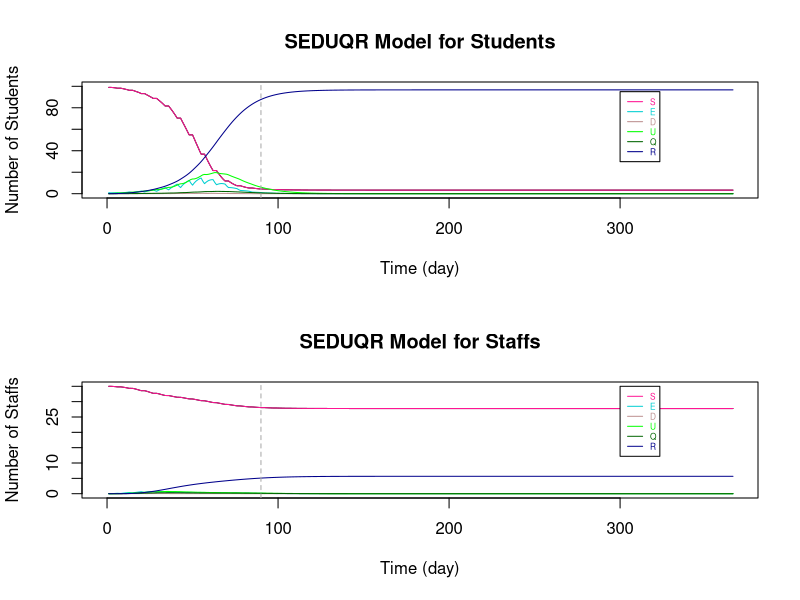

Generate this figure with R:
###################################################################################################################

# Parameters
Ta = matrix(c(0.64,1), nrow = 2) # transmissibility of student and staff
Ca = matrix(c(0.79,1), nrow = 1)  # susceptibility of student and staff
tau = c(0.54, 0.54*0.6)  # individual transmission rate within and outside the bubble
# set p: the transmission rate: 
p1 = Ta %*% Ca
# p = (student-student same bubble, student-student different, staff-student, student-staff, staff-staff both teaching same or different bubbles)
p = c(p1[1,1]*tau[1], p1[1,1]*tau[2], p1[2,1]*tau[2], p1[1,2]*tau[2], p1[2,2]*tau[2]) #RHO

a = 0.2  # ALPHA: rate from latent to infection
d = c(0.1,0.3) # d:probability of an infection is detectable/symptomatic for student and staff
e = 0.138 # EPSILON: the relative transmission for undetectable compared to detectable
o = 0.75  # THETA: rate of getting quanrantined 
y = 0.1 # GAMMA:recovery rate (differ by age and compartments)

r.values = c(9,3,10,3,3)  # r:contact r people (should be changing with time), in the same order as p (RHO)

T = 366
N = 10 # student number in each bubble


###################################################################################################################

# Define dataframe - students bubbles 1-10 and total staff
# Define array 
B <- matrix(rep(0), T, 7)
A <- array(rep(B), dim = c(T, 7, 11))

A[,1,] <- 10 #  S
A[,7,] <- 10 #  N
A[,1,11] <- 30  # 30 staffs are S initially
A[,7,11] <- 55 #  55 staffs in total (20 of them work from home)
A[1,,1] <- c(9,1,0,0,0,0,10)   # initials

dimnames(A) <- list(1:T, c("S","E","D","U","Q","R","N"), c(sprintf("B%d", 1:10),"Staff"))  # name the array

head(A)
da_tauO2 <- as.data.frame(A)

###################################################################################################################

# Set initials
S <- matrix(rep(0), T+1, 10)
E <- matrix(rep(0), T+1, 10)
D <- matrix(rep(0), T+1, 10)
U <- matrix(rep(0), T+1, 10)
Q <- matrix(rep(0), T+1, 10)
R <- matrix(rep(0), T+1, 10)
r <- matrix(rep(0), T+1, 10)

S.Staff=S1=S2=S3=S4=S5=S6=S
E.Staff=E1=E2=E3=E4=E5=E6=E
D.Staff=D1=D2=D3=D4=D5=D6=D
U.Staff=U1=U2=U3=U4=U5=U6=U
Q.Staff=Q1=Q2=Q3=Q4=Q5=Q6=Q
R.Staff=R1=R2=R3=R4=R5=R6=R
r1=r2=r3=r4=r5=r

S5.diff=S2.diff=S
E5.diff=E2.diff=E
D5.diff=D2.diff=D
U5.diff=U2.diff=U
R5.diff=R2.diff=R
r5.diff=r2.diff=r

S.Staff.change = S.Staff

# Staff replacement
Staff.School = S.Staff  
Staff.rp = S.Staff  

# Tutorial Group
S.Std_Std = S
S.Std1=S.Std2=S
S.Stf=E.Stf=D.Stf=U.Stf=Q.Stf=R.Stf=S


###################################################################################################################
# The Symbols for the Dynamic system 

# STUDENTS
# S, E, D, U, Q, R : (without subscript of numbers) TOTAL number of students in each compartment (for an individual bubble)

# S1, E1, D1, U1, Q1, R1: TOTAL number of students in each compartments with ONLY the intractions WITHIN bubbles (for an individual bubble)

# S2.diff, E2.diff, D2.diff, U2.diff, R2.diff : TOTAL number of students that are not in the specified bubble (for an individual bubble)

# S2, E2, D2, U2, Q2, R2: CHANGE of number of students in each compartments by BETWEEN-BUBBLES interactions (for an individual bubble)

# S3, E3, D3, U3, Q3, R3 : CHANGE of number of students in each compartments by their teaching staffs (for an individual bubble)

# STAFFS
# S.Staff, E.Staff, D.Staff, U.Staff, Q.Staff, R.Staff : (without subscript of numbers) TOTAL number of STAFF in each compartment (for those teaching an individual bubble)

# S4, E4, D4, U4, Q4, R4: CHANGE of number of staffs in each compartments by the students they teach (for those teaching an individual bubble)

# S5.diff, E5.diff, D5.diff, U5.diff, R5.diff : TOTAL number of staffs that are not teaching the specified bubble (for those teaching an individual bubble)

# S5, E5, D5, U5, Q5, R5 : CHANGE of number of staffs in each compartments by staffs teaching other bubbles (for those teaching an individual bubble)

# S6, E6, D6, U6, Q6, R6 : CHANGE of number of staffs in each compartments by the staffs teaching the same bubble (for those teaching an individual bubble)

# r are the number of sesceptible contacts that an infection case would contact (vary with situations)

# Staff.School : the number of staff at school of teaching each bubble

# Staff.rp : the number of staff that can come to teach the bubble that were working from home

# TUTOR GROUP

# S.Std_Std : CHANGE of number of student in tutor group by infections within tutor group

# S.Std1 : CHANGE of number of student in bubble j by infections within tutor group

# S.Std2 : CHANGE of number of student in bubble j by infections from the tutor

# S.Stf, E.Stf, D.Stf, U.Stf, Q.Stf, R.Stf : Total number of tutors being infected in tutor group j

###################################################################################################################

# i : time step start from 1 
# j : bubble number 1 to 10

for (i in 1:T){
  for (j in 1:10){  
    
    ###### For STUDENTS
    
    # initals
    S[1,j] =  da_tauO2[1,paste("S.B", j, sep = "")]
    E[1,j] =  da_tauO2[1,paste("E.B", j, sep = "")]
    D[1,j] =  da_tauO2[1,paste("D.B", j, sep = "")]
    U[1,j] =  da_tauO2[1,paste("U.B", j, sep = "")]
    Q[1,j] =  da_tauO2[1,paste("Q.B", j, sep = "")]
    R[1,j] =  da_tauO2[1,paste("R.B", j, sep = "")]
    
    # STUDENT to STUDENT in the SAME BUBBLE
    S1[1,j] =  da_tauO2[1,paste("S.B", j, sep = "")]
    E1[1,j] =  da_tauO2[1,paste("E.B", j, sep = "")]
    D1[1,j] =  da_tauO2[1,paste("D.B", j, sep = "")]
    U1[1,j] =  da_tauO2[1,paste("U.B", j, sep = "")]
    Q1[1,j] =  da_tauO2[1,paste("Q.B", j, sep = "")]
    R1[1,j] =  da_tauO2[1,paste("R.B", j, sep = "")]
    r1[1,j] =  S[1,j]  # number of contact depends on how many S in the bubble
    
    # This formula comes from the dynamic equations (in powerpoint slide 4)
    S1[i+1,j] = S[i,j] - r1[i,j]*p[1]*(D[i,j]+e*U[i,j])
    E1[i+1,j] = E[i,j] + r1[i,j]*p[1]*(D[i,j]+e*U[i,j]) - a*E[i,j]
    D1[i+1,j] = D[i,j] + a*d[1]*E[i,j] - o*D[i,j]
    U1[i+1,j] = U[i,j] + a*(1-d[1])*E[i,j] - y*U[i,j]
    Q1[i+1,j] = Q[i,j] + o*D[i,j] - y*Q[i,j]
    R1[i+1,j] = R[i,j] + y*(Q[i,j]+U[i,j])
    r1[i+1,j] = S[i,j] 
    
    
    # STUDENT to STUDENT in DIFFERENT BUBBLES #
    # number of contact for each individual in bubble j to students in other bubbles
    r2.diff[1,j] =  3  # each student in j contact 3 students in other bubbles
    r2.diff[i+1,j] = r2.diff[i,j]    
    # the total number of contacts of the students in bubble j
    m = round(r2.diff[i,j]*(S[i,j]))  # only Susceptible individuals in j might be infected by students in other bubbles
    
    # inital values of total number of students at school not in bubble j
    # (only S,E,D,U are at school, currently not considered recovery come back to school yet)
    S2.diff[1,j] = 90
    E2.diff[1,j] = 0
    D2.diff[1,j] = 0
    U2.diff[1,j] = 0
    R2.diff[1,j] = 0
    
    # Subset for S,E,D,U compartments of all bubbles 
    all.S = (c(1:ncol(da_tauO2)) %% 7) == 1
    all.E = (c(1:ncol(da_tauO2)) %% 7) == 2
    all.D = (c(1:ncol(da_tauO2)) %% 7) == 3
    all.U = (c(1:ncol(da_tauO2)) %% 7) == 4
    all.R = (c(1:ncol(da_tauO2)) %% 7) == 6
    
    #total number of students at school not in bubble j (and not staff: the reason of removing the last column)
    # The number of S, E, D, U at time i, different to bubble j
    S2.diff[i,j] = round(sum((da_tauO2[i,(all.S)][,-j])[,c(1:ncol(da_tauO2[i,(all.S)][,-j])-1)]))
    E2.diff[i,j] = round(sum((da_tauO2[i,(all.E)][,-j])[,c(1:ncol(da_tauO2[i,(all.E)][,-j])-1)]))
    D2.diff[i,j] = round(sum((da_tauO2[i,(all.D)][,-j])[,c(1:ncol(da_tauO2[i,(all.D)][,-j])-1)]))
    U2.diff[i,j] = round(sum((da_tauO2[i,(all.U)][,-j])[,c(1:ncol(da_tauO2[i,(all.U)][,-j])-1)]))
    R2.diff[i,j] = round(sum((da_tauO2[i,(all.R)][,-j])[,c(1:ncol(da_tauO2[i,(all.R)][,-j])-1)]))
    
    # make a list of S, E, D, U not in bubble j (the times of repeat is the number of students in each compartment)
    list = c(rep("S", S2.diff[i,j]), rep("E", E2.diff[i,j]), rep("D", D2.diff[i,j]), rep("U", U2.diff[i,j]), rep("R", R2.diff[i,j]))
    
    #count the number of S,E,D,U that students in j contacted to
    # " sample(list, m, replace = TRUE) ": Randomly select m from list
    set.seed(123)
    countS = sum((sample(list, m, replace = TRUE))=="S") # for students in bubble j: the number of contact outside bubble j are S
    countE = sum((sample(list, m, replace = TRUE))=="E") # for students in bubble j: the number of contact outside bubble j are E
    countD = sum((sample(list, m, replace = TRUE))=="D") # for students in bubble j: the number of contact outside bubble j are D
    countU = sum((sample(list, m, replace = TRUE))=="U") # for students in bubble j: the number of contact outside bubble j are U
    countR = sum((sample(list, m, replace = TRUE))=="R") # for students in bubble j: the number of contact outside bubble j are R
    
    
    # The number of change in S and E compartments by interactions from other bubbles to bubbles j (only the partial effect)
    # initial (no intractions between bubbles at time 1)
    S2[1,j] = 0
    E2[1,j] = 0
    
    # The change in S and E for bubble j only depends on the number of:
    # 1. (   susceptible students in bubble j: r1[i,j] = S[i,j]   ) and 
    # 2. (   number of detectable/symtomatic and undetectable/asymtomatic that are contacted in other bubbles: countD+e*countU   
    #                                                        -- e is because the effectiveness on D and U in infection rate are different)
    S2[i+1,j] = -p[2]*(countD+e*countU)  # Only the change because of other bubbles
    E2[i+1,j] = p[2]*(countD+e*countU)  # Only the change because of other bubbles, so those Es goes into D/U compartments are included in E1
    
    
    # STAFF to STUDENTs they teach 
    # initial - there is no change of S and E initially
    S3[1,j] = 0
    E3[1,j] = 0
    r3[1,j] = r.values[3]
    
    # The change in S and E for bubble j depends on the number of D and U of staffs
    S3[i+1,j] = - r1[i,j]*p[3]*(D.Staff[i,j]+e*U.Staff[i,j])   
    E3[i+1,j] = r1[i,j]*p[3]*(D.Staff[i,j]+e*U.Staff[i,j])  
    r3[i+1,j] =  S[i,j]
    
    
    
    ### TUTOR GROUP
    
    # STUDENTs TO STUDENTs in the same tutorial group
    
    # A tutor group contains 2 bubbles of students and a staff that is not teaching the bubbles
    # With the tutor meeting of 15mins and a typical school day of 6 hours, the time length of contact is 1/24 of that in a bubble
    # initial (S.Std_Std is the change of S in tutor group j with students in both bubble j and 11-j)
    S.Std_Std[1,] = c(rep(0,10))  # S.Std_Std : total change of students in tutor group
    S.Std1[1,] = c(rep(0,10))
    
    
    # The change of S for tutor group j with students in both bubble j and 11-j
    if (j <= 5){ # 5 tutor groups in total
      S.Std_Std[i+1,j] = - (S[i,j]+S[i,11-j])*p[1]*((D[i,j]+e*U[i,j])+(D[i,11-j]+e*U[i,11-j]))*1/24
      
      # As the change is less than 0.5, separate the new cases of infections according to the percentage of S in each bubble
      if (S[i,j]+S[i,11-j] > 0){
        S.Std1[i+1,j] = S.Std_Std[i+1,j]*S[i,j]/(S[i,j]+S[i,11-j])  # S.Std1 : total change of students in  bubble j by having tutor group
        S.Std1[i+1,11-j] = S.Std_Std[i+1,j]*S[i,11-j]/(S[i,j]+S[i,11-j])
      }
      
      else{
        S.Std1[i+1,j] = 0
        S.Std1[i+1,11-j] = 0
      }
    }
    
    else{ # avoid to count the infections twice
    }
    
    
    # STAFF TO STUDENTs in the same tutorial group
    
    # There is only 1 staff for each tutor group
    # S.Std2 : the change of studnets in bubble j by infections from the tutor
    # initial - there is no change of S and E initially
    S.Std2[1,] = c(rep(0,10)) 
    
    # The change of S for tutor group j with students in both bubble j and 11-j
    if (j <= 5){ # 5 tutor groups in total
      if (S[i,j]+S[i,11-j] > 0){
        S.Std2[i+1,j] = - ((S[i,j]+S[i,11-j])*p[3]*(D.Stf[i,j]+e*U.Stf[i,j])*1/24)*(S[i,j]/(S[i,j]+S[i,11-j]))
        S.Std2[i+1,11-j] = - ((S[i,j]+S[i,11-j])*p[3]*(D.Stf[i,j]+e*U.Stf[i,j])*1/24)*(S[i,11-j]/(S[i,j]+S[i,11-j]))
      }
      
      else{
        S.Std2[i+1,j] = 0
        S.Std2[i+1,11-j] = 0
      }
    }
    
    else{ # avoid to count the infections twice
    }
    
    
    
    # TOTAL on STUDNETS 
    if (S1[i+1,j] + S2[i+1,j] + S3[i+1,j] + S.Std1[i+1,j] + S.Std2[i+1,j] >= 0){   # The total number of S has to be >= 0
      S[i+1,j] = S1[i+1,j] + S2[i+1,j] + S3[i+1,j] + S.Std1[i+1,j] + S.Std2[i+1,j]
      E[i+1,j] = E1[i+1,j] + E2[i+1,j] + E3[i+1,j] - S.Std1[i+1,j] - S.Std2[i+1,j]
    }
    else {  # If not, S = 0, 
      #         E = previous (time step) amout of E - the same amount of students reduced in S compartment - those move to the next compartments
      S[i+1,j] = 0
      E[i+1,j] = E[i,j] - (S[i+1,j]-S[i,j]) - a*E[i,j]
    }
    
    D[i+1,j] = D1[i+1,j]
    U[i+1,j] = U1[i+1,j]
    Q[i+1,j] = Q1[i+1,j]
    R[i+1,j] = R1[i+1,j]
    
    
    ###### For STAFF
    
    # Assume there are 55 staffs in total, initially 30 of them teach students. 
    # The overall effect on STAFF (stdent -> staff  &   staff -> staff in same / different bubble)
    
    # initials
    S.Staff[1,] =  3
    E.Staff[1,] =  0
    D.Staff[1,] =  0
    U.Staff[1,] =  0
    Q.Staff[1,] =  0
    R.Staff[1,] =  0
    
    # STUDENT to STAFF
    # initials
    S4[1,j] = 0
    r4[1,j] = r.values[4]  
    
    # Only S and E compartments will change directly by the infection cause by studnets (E3 = -S3)
    S4[i+1,j] = - r4[i]*p[4]*(D[i,j]+e*U[i,j])
    r4[i+1,j] = S.Staff[i,j]
    
    
    # STAFF to STAFF (teach same bubble)
    # initials
    S6[1,j] = 0
    
    # Only S and E compartments will change directly by the infection cause by staffs teach same bubble (E6 = -S6)
    S6[i+1,j] = - r4[i]*p[5]*(D.Staff[i,j]+e*U.Staff[i,j])
    
    
    # STAFF to STAFF (teach different bubbles)
    # number of contact for each individual staff teach bubble j to the staffs teach other bubbles
    r5.diff[1,j] =  3  # each staff teach j contact 3 staffs teach other bubbles
    r5.diff[i+1,j] = r5.diff[i,j]    
    # the total number of contacts of the students in bubble j
    m.Staff = round(r5.diff[i,j]*(S.Staff[i,j]))  # only Susceptible staffs in j might be infected 
    
    # inital values of total number of staff at school not teach bubble j
    # (only S,E,D,U are at school, currently not considered recovery come back to school yet)
    S5.diff[1,] = 27
    E5.diff[1,] = 0
    D5.diff[1,] = 0
    U5.diff[1,] = 0
    R5.diff[1,] = 0
    
    # The number of S, E, D, U at time i, not teaching to bubble j
    S5.diff[i,j] = round(sum(S.Staff[i,])-S.Staff[i,j])
    E5.diff[i,j] = round(sum(E.Staff[i,])-E.Staff[i,j])
    D5.diff[i,j] = round(sum(D.Staff[i,])-D.Staff[i,j])
    U5.diff[i,j] = round(sum(U.Staff[i,])-U.Staff[i,j])
    R5.diff[i,j] = round(sum(R.Staff[i,])-R.Staff[i,j])
    
    # make a list of S, E, D, U not teach bubble j (the times of repeat is the number of staff in each compartment)
    list.Staff = c(rep("S", S5.diff[i,j]), rep("E", E5.diff[i,j]), rep("D", D5.diff[i,j]), rep("U", U5.diff[i,j]), rep("R", R5.diff[i,j]))
    
    #count the number of S,E,D,U that staffs teaching bubble j contacted to
    # " sample(list.Staff, m.Staff, replace = TRUE) ": Randomly select m.Staff from list
    set.seed(123)
    count.StaffS = sum((sample(list.Staff, m.Staff, replace = TRUE))=="S") # for students in bubble j: the number of contact outside bubble j are S
    count.StaffE = sum((sample(list.Staff, m.Staff, replace = TRUE))=="E") # for students in bubble j: the number of contact outside bubble j are E
    count.StaffD = sum((sample(list.Staff, m.Staff, replace = TRUE))=="D") # for students in bubble j: the number of contact outside bubble j are D
    count.StaffU = sum((sample(list.Staff, m.Staff, replace = TRUE))=="U") # for students in bubble j: the number of contact outside bubble j are U
    count.StaffR = sum((sample(list.Staff, m.Staff, replace = TRUE))=="R") # for students in bubble j: the number of contact outside bubble j are R
    
    # The number of change in S and E compartments by staffs teach j and other staffs contacts
    # initial (no transmission at time 1)
    S5[1,j] = 0
    
    # The change in S and E for staffs teach bubble j only depends on the number of:
    # 1. (   susceptible staffs teach bubble j: r5[i,j] = S.Staff[i,j]   ) and 
    # 2. (   number of detectable/symtomatic and undetectable/asymtomatic staffs teach other bubbles: count.StaffD+e*count.StaffU
    #                                                        -- e is because the effectiveness on D and U in infection rate are different)
    S5[i+1,j] = - p[5]*(count.StaffD+e*count.StaffU)  # Only the change because of staff teach other bubbles
    # E5 = -S5
    
    
    # TUTOR GROUP
    
    # The STUDENTS in the tutor group to STAFF
    # Assume for tutor group 1-5, the tutor is not teaching any bubbles
    # There is no staff to replace tutor if he is infected, but he will work again when he has recovered
    # initial - there is no change of S and E initially
    S.Stf[1,] = c(rep(1,5), rep(0,5)) 
    E.Stf[1,] = D.Stf[1,] = U.Stf[1,] = Q.Stf[1,] = R.Stf[1,] = rep(0,10)
    
    
    # The total number of S for staff in tutor group j 
    if (j <= 5){ # 5 tutor groups in total
      if (S.Stf[i,j] > 0){
        S.Stf[i+1,j] = S.Stf[i,j] - S.Stf[i,j]*p[4]*((D[i,j]+e*U[i,j])+(D[i,11-j]+e*U[i,11-j]))*1/24
      }
      
      else{
        S.Stf[i+1,j] = 0
      }
    }
    
    else{ # avoid to count the infections twice
      S.Stf[i+1,j] = 0
    }
    
    E.Stf[i+1,j] = E.Stf[i,j] + (S.Stf[i+1,j] - S.Stf[i,j]) - a*E.Stf[i,j]
    D.Stf[i+1,j] = D.Stf[i,j] + a*d[1]*E.Stf[i,j] - o*D.Stf[i,j]
    U.Stf[i+1,j] = U.Stf[i,j] + a*(1-d[1])*E.Stf[i,j] - y*U.Stf[i,j]
    Q.Stf[i+1,j] = Q.Stf[i,j] + o*D.Stf[i,j] - y*Q.Stf[i,j]
    R.Stf[i+1,j] = R.Stf[i,j] + y*(Q.Stf[i,j]+U.Stf[i,j])
    
    
    # TOTAL on STAFF
    # the total change of staff
    
    S.Staff.change[1,j] = 0
    S.Staff.change[i+1,j] = -(S4[i+1,j] + S5[i+1,j] + S6[i+1,j])    
    
    # With larger number in each group, remove the overlapping cases of new infection by:
    # (There might be chance an individual staff is infected by both students he teach and other staff he contact with)
    # Here, use randomly choosing to reduce the overlapping change effect
    # # # count.StaffS_overlap = - round(S3[i+1,j] + S5[i+1,j] + S6[i+1,j]) # the infected cases/the change in S (with overlap)
    
    # This formula comes from the dynamic equations (in powerpoint slide 4)
    S.Staff[i+1,j] = S.Staff[i,j] - S.Staff.change[i+1,j]
    E.Staff[i+1,j] = E.Staff[i,j] + S.Staff.change[i+1,j] - a*E.Staff[i,j]
    D.Staff[i+1,j] = D.Staff[i,j] + a*d[2]*E.Staff[i,j] - o*D.Staff[i,j]
    U.Staff[i+1,j] = U.Staff[i,j] + a*(1-d[2])*E.Staff[i,j] - y*U.Staff[i,j]
    Q.Staff[i+1,j] = Q.Staff[i,j] + o*D.Staff[i,j] - y*Q.Staff[i,j]
    R.Staff[i+1,j] = R.Staff[i,j] + y*(Q.Staff[i,j]+U.Staff[i,j])
    
    
    # STAFF replacement (remove this part to see if there is no extra staff that teaching the same course)
    # We assume initially 30 out of 55 staffs are teaching bubbles and the other 20 staffs are working from home.
    # Assume each bubble has 3 teaching staff and 2 other staffs working from home that can teach the same course.
    # If one of the staff was teaching at school is isolated, a staff that is "teaching the same course" will come back to school and teach the bubble. (within 24h)
    # When an istolated staff is recovered, he will come back to school on the next day. (within 24h)
    # If that result in more than 3 staffs teaching the bubble, let some susceptible staffs to work from home.  
    # So, each bubble will have 3 teaching staffs until there are not enough staffs available.
    
    Staff.rp[1,j] = 2  # the staff can come to teach in the next day that are working from home
    Staff.School[1,j] = 3  # total number of staffs that are teaching the bubble
    Staff.School[i,j] = S.Staff[i,j] + E.Staff[i,j] + D.Staff[i,j] + U.Staff[i,j] + R.Staff[i,j]
    
    if (Staff.School[i,j] < 3) {  # if the number of staff teaching bubble j is less than 3
      
      if ((3 - Staff.School[i,j]) <= Staff.rp[i,j]) {  # if there are enough staff to come back and teach
        S.Staff[i+1,j] = S.Staff[i+1,j] + (3 - Staff.School[i,j])
        Staff.rp[i+1,j] = Staff.rp[i,j] - (3 - Staff.School[i,j])
      }
      
      else{  # if there is not enought staff to come back and teach
        S.Staff[i+1,j] = S.Staff[i+1,j] + Staff.rp[i,j]
        Staff.rp[i+1,j] = 0
      }
    }
    
    else{  
      if (round(Staff.School[i,j]) > 3) { # if after the staff combing back from isolation, there are more than 3 staffs teaching the bubble j
        S.Staff[i+1,j] = S.Staff[i+1,j] - (Staff.School[i,j] - 3)
        Staff.rp[i+1,j] = Staff.rp[i,j] + (Staff.School[i,j] - 3)
      } 
      
      else {# if there are 3 staffs teaching the bubble j
        S.Staff[i+1,j] = S.Staff[i+1,j]
        Staff.rp[i+1,j] = Staff.rp[i,j] 
      }
    }
    
    
    
    # The change on Weekends
    # There will not be new infections from 0 A.M. on Saturday till 0 A.M. on the following Monday
    
    offschool = c(seq(0,T,7)-1,seq(0,T,7)-0)
    
    if (!is.na(match(i, setdiff(0:T,offschool))) == TRUE){  #if time i is weekday
    }
    
    else{  #if time i is weekend
      S[i+1,j] = S[i,j]
      E[i+1,j] = E[i,j] - a*E[i,j]
      
      S.Staff[i+1,j] = S.Staff[i,j]
      E.Staff[i+1,j] = E.Staff[i,j] - a*E.Staff[i,j]
      
    }
    
    # Add the results of each time step i and each bubble j of each compartments to the dataframe da_tauO2
    da_tauO2[i,paste("S.B", j, sep = "")] <- S[i,j]
    da_tauO2[i,paste("E.B", j, sep = "")] <- E[i,j]
    da_tauO2[i,paste("D.B", j, sep = "")] <- D[i,j]
    da_tauO2[i,paste("U.B", j, sep = "")] <- U[i,j]
    da_tauO2[i,paste("Q.B", j, sep = "")] <- Q[i,j]
    da_tauO2[i,paste("R.B", j, sep = "")] <- R[i,j]
    
    da_tauO2[i,paste("S.", "Staff", sep = "")] <- sum(S.Staff[i,]) + sum(S.Stf[i,])
    da_tauO2[i,paste("E.", "Staff", sep = "")] <- sum(E.Staff[i,]) + sum(E.Stf[i,])
    da_tauO2[i,paste("D.", "Staff", sep = "")] <- sum(D.Staff[i,]) + sum(D.Stf[i,])
    da_tauO2[i,paste("U.", "Staff", sep = "")] <- sum(U.Staff[i,]) + sum(U.Stf[i,])
    da_tauO2[i,paste("Q.", "Staff", sep = "")] <- sum(Q.Staff[i,]) + sum(Q.Stf[i,])
    da_tauO2[i,paste("R.", "Staff", sep = "")] <- sum(R.Staff[i,]) + sum(R.Stf[i,])
    
    # Sum up the total dynamic of students for all bubbles
    da_tauO2$S.Student[i] <- sum(S[i,])
    da_tauO2$E.Student[i] <- sum(E[i,])
    da_tauO2$D.Student[i] <- sum(D[i,])
    da_tauO2$U.Student[i] <- sum(U[i,])
    da_tauO2$Q.Student[i] <- sum(Q[i,])
    da_tauO2$R.Student[i] <- sum(R[i,])
    da_tauO2$N.Student[i] <- 100
    
  }
}

# Add extra columns 
for (i in 1:T){
  
  # total number of Staffs working from home
  da_tauO2$Staff.rp[i] <- sum(Staff.rp[i,])  
  
  # reproduction rate Rt
  da_tauO2$Rt.Student[i] <- (da_tauO2$E.Student[i+1] + da_tauO2$D.Student[i+1] + da_tauO2$U.Student[i+1] + da_tauO2$Q.Student[i+1]) / 
    (da_tauO2$E.Student[i] + da_tauO2$D.Student[i] + da_tauO2$U.Student[i] + da_tauO2$Q.Student[i])
  
  da_tauO2$Rt.Staff[i] <- (da_tauO2$E.Staff[i+1] + da_tauO2$D.Staff[i+1] + da_tauO2$U.Staff[i+1] + da_tauO2$Q.Staff[i+1]) / 
    (da_tauO2$E.Staff[i] + da_tauO2$D.Staff[i] + da_tauO2$U.Staff[i] + da_tauO2$Q.Staff[i])
}



###################################################################################################################
# Plot SEDUQR graphs
par(mfrow=c(2, 1), lwd=1)

# Students
X_lim <- seq(1,T,by=1)
plot(da_tauO2$S.Student~X_lim, pch=15, col="black", main = "SEDUQR Model for Students", type = "l", xlab = "Time (day)", ylab = "Number of Students", xlim = c(0,T), ylim = c(0,100))

lines(da_tauO2$S.Student, col="DeepPink", lty=1)
lines(da_tauO2$E.Student, col="darkTurquoise", lty=1)
lines(da_tauO2$D.Student, col="RosyBrown", lty=1)
lines(da_tauO2$U.Student, col="green", lty=1)
lines(da_tauO2$Q.Student, col="darkgreen", lty=1)
lines(da_tauO2$R.Student, col="darkblue", lty=1)

legend(300, 95 ,c("S","E","D", "U", "Q", "R"),col=c("DeepPink","darkTurquoise","RosyBrown", "green", "darkgreen", "darkblue"),
       text.col=c("DeepPink","darkTurquoise","RosyBrown", "green", "darkgreen", "darkblue"),lty=c(1,1,1,1,1,1),
       cex=0.5)

abline(v=90,col="dark grey", lty=2)

# Staffs
X_lim <- seq(1,T,by=1)
plot(da_tauO2$S.Staff~X_lim, pch=15, col="black", main = "SEDUQR Model for Staffs", type = "l", xlab = "Time (day)", ylab = "Number of Staffs", xlim = c(0,T), ylim = c(0,35))

lines(da_tauO2$S.Staff, col="DeepPink", lty=1)
lines(da_tauO2$E.Staff, col="darkTurquoise", lty=1)
lines(da_tauO2$D.Staff, col="RosyBrown", lty=1)
lines(da_tauO2$U.Staff, col="green", lty=1)
lines(da_tauO2$Q.Staff, col="darkgreen", lty=1)
lines(da_tauO2$R.Staff, col="darkblue", lty=1)

legend(300, 35,c("S","E","D", "U", "Q", "R"),col=c("DeepPink","darkTurquoise","RosyBrown", "green", "darkgreen", "darkblue"),
       text.col=c("DeepPink","darkTurquoise","RosyBrown", "green", "darkgreen", "darkblue"),lty=c(1,1,1,1,1,1),
       cex=0.5)

abline(v=90,col="dark grey", lty=2)
